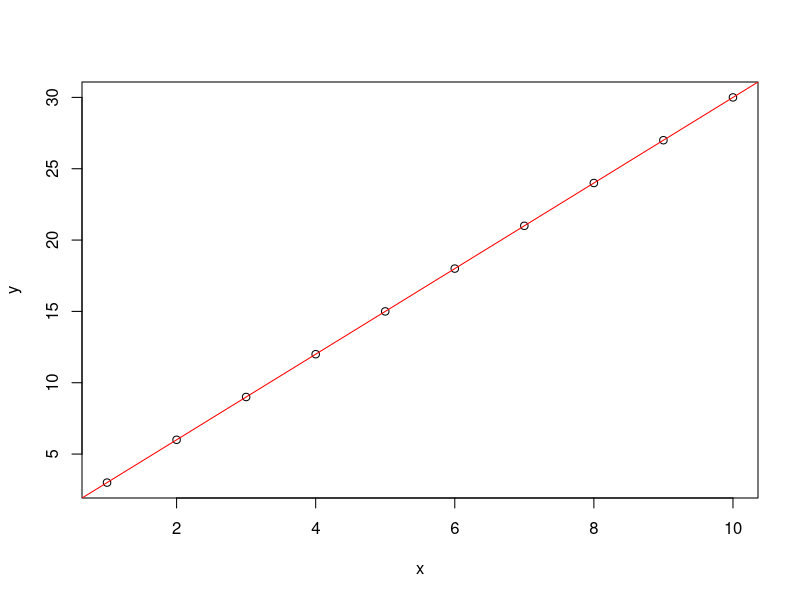
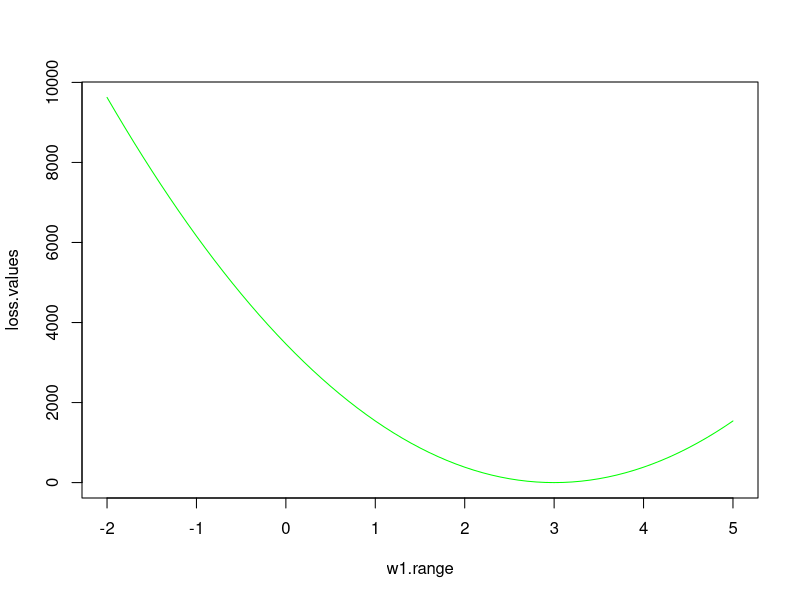

Source code (R) for these figures, in order:
# A simple linear regression example
# ----------------------------------

# Introduction
# ------------

# Linear model.
linearmodel1 <- function(w, x) {
  w * x
}

# Error function
sqloss <- function(w, x, y) {
  sum((linearmodel1(w, x) - y)^2)
}

# Generate and plot data.
x <- 1:10
y <- 3 * x
plot(x, y)

# Since y depends linearly on x, this should be easy to represent as a linear model; let's try it.
w0 <- 0
w1 <- 3
abline(w0, w1, col="red")

# We would expect the loss to be null with such a model.
sqloss(w1, x, y)

# Generate some other values for the parameter.
w1.range <- seq(-2, 5, by=0.1)

# Compute the loss values for all parameter values in the specified range.
loss.values <- sapply(w1.range, sqloss, x, y)

# Plot the result.
plot(w1.range, loss.values, col="green", type="l")

# To find the optimal parameter value, optimize along w1.
optimize(f=sqloss, w1.range, x, y)

# Exercises
# ---------

# Add a (seeded) random fluctuation (uniformly distributed) and find the optimal parameter value
# and the value of the squared loss with the optimal value.
y <- 3 * x
set.seed(7)
y <- y + runif(10, min=-1, max=1)

optimize(sqloss, w1.range, x, y)